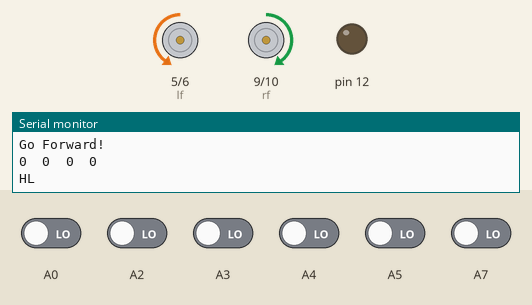
Recording of a sketch running on a simulated Arduino Mega 2560, built with avr-gcc and run on an emulated ATmega2560. Parts: motor-driver pin pairs drawn as motors (green arrow = first pin HIGH = forward, orange = second pin HIGH = backward, longer = more drive), output pins drawn as LEDs (lit = HIGH), the last lines printed to the serial monitor. The test bench sets the inputs (shaded band); at power-on: A0, A2–5, A7 LOW.

Above: at 3.8 s.
3.9 s: A3 driven HIGH
5.6 s: A7 driven HIGH
At 5.86 s:
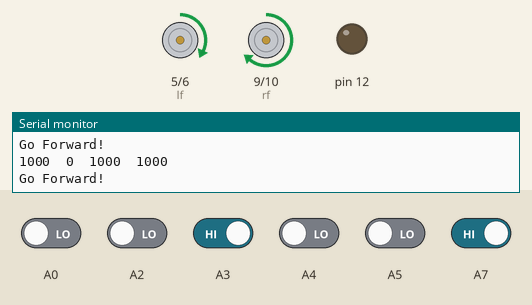
8.6 s: A4 driven HIGH
At 9.6 s:
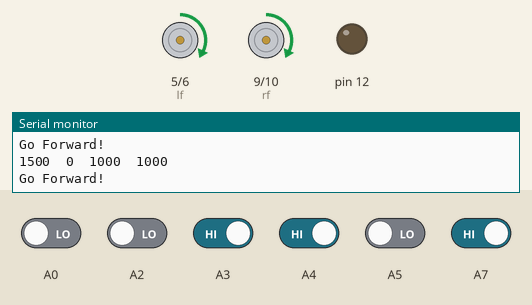
11.6 s: A5 driven HIGH
At 11.76 s:
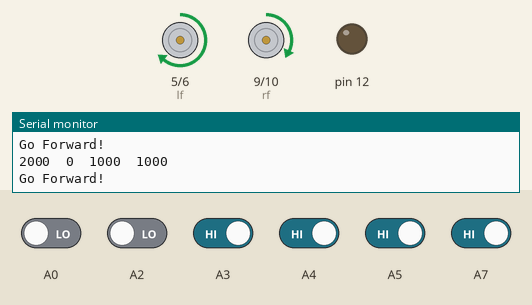
14.6 s: A3 driven LOW
At 17.3 s:
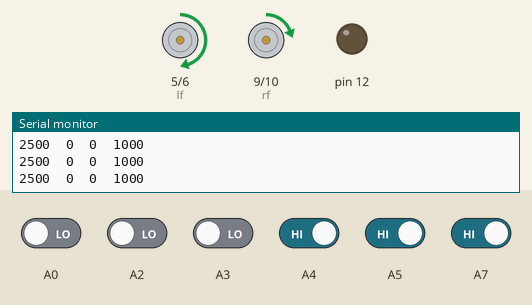
17.6 s: A2 driven HIGH
At 17.9 s:
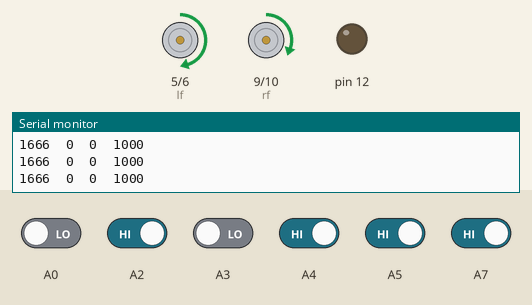
Timing chart, 0 to 20.6 s (numbered marks = the images above; inputs shaded):
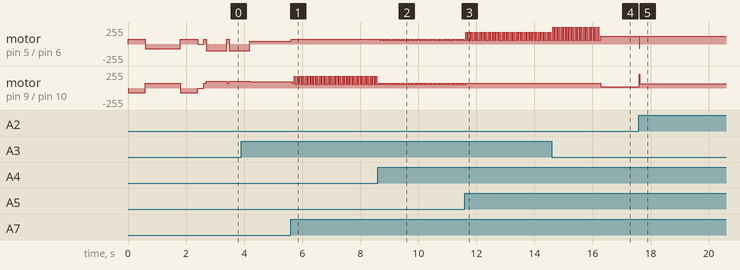

Measured:
- after the input at 5.6 s, motor on pin 5 (lf) / pin 6 (lb): forward 45/255 → forward 70/255 at once; motor on pin 9 (rf) / pin 10 (rb): forward 95/255 → forward 70/255 after 0.06 s, then repeats every 0.10 s: forward 180/255 0.04 s, forward 60/255 0.06 s
- after the input at 8.6 s, motor on pin 5 (lf) / pin 6 (lb): alternates forward 70/255 for 0.04 s and forward 60/255 for 0.06 s, starting after 0.07 s
- after the input at 11.6 s, motor on pin 9 (rf) / pin 10 (rb): goes on until 11.6 s, then stays forward 70/255
- after the input at 14.6 s, motor on pin 9 (rf) / pin 10 (rb): forward 70/255 → forward 20/255 after 1.7 s
- after the input at 17.6 s, motor on pin 5 (lf) / pin 6 (lb): forward 120/255 → backward 63/255 at once, → forward 120/255 0.02 s later; motor on pin 9 (rf) / pin 10 (rb): forward 20/255 → forward 62/255 at once

The sketch:

qtr_pid_maze_5.ino
```cpp
#include <QTRSensors.h>
#define NUM_SENSORS2  2
#define Kp .05 // experiment to determine this, start by something small that just makes your bot follow the line at a slow speed
#define Kd .17 // experiment to determine this, slowly increase the speeds and adjust this value. ( Note: Kp < Kd)
#define rightMaxSpeed 250 // max speed of the robot
#define leftMaxSpeed 250 // max speed of the robot
#define rightBaseSpeed 70 // this is the speed at which the motors should spin when the robot is perfectly on the line
#define leftBaseSpeed 70  // this is the speed at which the motors should spin when the robot is perfectly on the line
#define NUM_SENSORS  4     // number of sensors used
#define TIMEOUT       2500  // waits for 2500 us for sensor outputs to go low
#define EMITTER_PIN   A8     // emitter is controlled by digital pin 2
int lf = 5;
int lb = 6;
int rf = 9;
int rb = 10;
int  SPEED=70,MSPEED=130,tspeed=100,ttime=350;
int sec=0;
int cr=300;
unsigned int sensors[4];
QTRSensorsRC qtrrc((unsigned char[]) { A2, A3, A4, A5} ,NUM_SENSORS, TIMEOUT, EMITTER_PIN); // sensor connected through analog pins A0 - A5 i.e. digital pins 14-19
QTRSensorsRC qtrrc2((unsigned char[]) {  A0, A7},NUM_SENSORS2, TIMEOUT, EMITTER_PIN);
unsigned int sensorValues[NUM_SENSORS];
unsigned int sensorValues2[NUM_SENSORS2];
  int position;
  int position2;
int vleft,vstraight,vright;
int path_length=0,i;
int path[100],revpath[100];
void setup()
{
  int i;
  pinMode(12, OUTPUT);
for (int i = 0; i < 40; i++) // calibrate for sometime by sliding the sensors across the line, or you may use auto-calibration instead
{
  // comment this part out for automatic calibration
  if ( i  < 10 || i >= 30 ) // turn to the left and right to expose the sensors to the brightest and darkest readings that may be encountered
     mway('R');
   else
     mway('L');
    qtrrc.calibrate();
    qtrrc2.calibrate();
   delay(10);
mway2(0,0);
}
delay(200); // wait for 2s to position the bot before entering the main loop
    Serial.begin(9600);
  }

int lastError = 0;

void loop()
{
 MazeSolve();
}
```

follow.ino
```cpp
void followline()
{
   lastError = 0;
  while(1)
  {
    sensorread();
        int error = position - 1500;

  int motorSpeed = Kp * error + Kd * (error - lastError);
  lastError = error;

  int rightMotorSpeed = rightBaseSpeed + motorSpeed;
  int leftMotorSpeed = leftBaseSpeed - motorSpeed;


  if (rightMotorSpeed > rightMaxSpeed ) rightMotorSpeed = rightMaxSpeed; // prevent the motor from going beyond max speed
  if (leftMotorSpeed > leftMaxSpeed ) leftMotorSpeed = leftMaxSpeed; // prevent the motor from going beyond max speed
  if (rightMotorSpeed < -rightMaxSpeed) rightMotorSpeed = -rightMaxSpeed; // keep the motor speed positive
  if (leftMotorSpeed < -leftMaxSpeed) leftMotorSpeed = -leftMaxSpeed; // keep the motor speed positive

if((position!=0)&&(position!=3000)&&((sensorValues2[0]<cr)||(sensorValues2[1]<cr)))
   {
     mway2(leftMotorSpeed,rightMotorSpeed);
   }
formaze:
if((sensorValues2[0]>cr)||(sensorValues2[1]>cr))
{
  mway('s');
  return;
}
if((sensors[0]<cr)&&(sensors[1]<cr)&&(sensors[2]<cr)&&(sensors[3]<cr))
{
  mway('s');
  return;
}
if((sensors[0]>cr)&&(sensors[1]>cr)&&(sensors[2]>cr)&&(sensors[3]>cr))
{
  mway('s');
  return;
}
//AcuteAngle:
// if ((sec!=1)&&((position==0)||(position==3000)))//&&(position2<1500))
//  {
//    SPEED= MSPEED;
//   mway('L');
//  }
//
//  else if ((position2==1000)&&((position==0)||(position==3000))&&(sec==1))
//  {
//    SPEED= MSPEED;
//   mway('R');
//  }

//Feedback:
//  if ((sensorValues2[0]>cr)&&(sensorValues2[1]>cr))
//{
//sec=3;
//SPEED=50;
// mway('f');
//}
//else if ((sensorValues2[0]>cr)&&(sensorValues2[1]<cr))
//{
//sec=2;
//}
//else if ((sensorValues2[0]<cr)&&(sensorValues2[1]>cr))
//{
//sec=1;
//}
//
//
  }
//    mway('f');
//  delay(250);
  mway('s');
}
```

maze.ino
```cpp
int tdelay=50;
void simplify_path()
{
  // only simplify the path if the second-to-last turn was a 'B'
  if(path_length < 3 || path[path_length-2] != 'B')
    return;

  int total_angle = 0;
  int i;
  for(i=1;i<=3;i++)
  {
    switch(path[path_length-i])
    {
      case 'R':
        total_angle += 90;
  break;
      case 'L':
  total_angle += 270;
  break;
      case 'B':
  total_angle += 180;
  break;
    }
  }

  // Get the angle as a number between 0 and 360 degrees.
  total_angle = total_angle % 360;

  // Replace all of those turns with a single one.
  switch(total_angle)
  {
    case 0:
  path[path_length - 3] = 'S';
  break;
    case 90:
  path[path_length - 3] = 'R';
  break;
    case 180:
  path[path_length - 3] = 'B';
  break;
    case 270:
  path[path_length - 3] = 'L';
  break;
  }

  // The path is now two steps shorter.
  path_length -= 2;

} // end simplify_path
void cturn(char dir)
{
  switch(dir)
  {
    // Turn left 90deg
    case 'L':
    SPEED=tspeed;
    mway('L');
    delay(ttime) ;
    mway('s');
    break;
    case 'R':
    SPEED=tspeed;
    mway('R');
    delay(ttime) ;
    mway('s');
    break;
    case 'B':
    SPEED=tspeed;
    mway('L');
    delay(2*ttime) ;
    mway('s');
    break;
    case 'S':
    break;
  }
}

void turn()
{
  if(vleft==1)    //left
  {
    SPEED=tspeed;
    mway('L');
  delay(ttime) ;
  mway('s');
    path[path_length] = 'L';
    path_length ++;
    simplify_path();
  }
  else if(vstraight==1)   //straight
  {
    mway('f');
    mway('s');
    path[path_length] = 'S';
    path_length ++;
    simplify_path();
  }
  else if(vright==1)    //right
  {
    SPEED=tspeed;
    mway('R');
  delay(ttime) ;
  mway('s');
    path[path_length] = 'R';
    path_length ++;
    simplify_path();
  }
  else            //U turn
  {
    SPEED=tspeed;
    mway('L');
  delay(2*ttime) ;
  mway('s');
    path[path_length] = 'B';
    path_length ++;
    simplify_path();
  }
}
void MazeSolve()
{
  while(1)
  {
   followline();
    vleft=0;
    vstraight=0;
    vright=0;
    SPEED=70;  //to go in line
    mway('f');
   delay(20);
   mway('s');
    sensorread();
    if(sensorValues2[0]>cr)
    vleft=1;
    if(sensorValues2[1]>cr)
    vright=1;
    SPEED=70;    //pass intersection
    mway('f');
   delay(tdelay);
   mway('s');
   sensorread();
   if((sensors[0]>cr)||(sensors[1]>cr)||(sensors[2]>cr)||(sensors[3]>cr))
   vstraight=1;
   if((sensors[0]>cr)&&(sensors[1]>cr)&&(sensors[2]>cr)&&(sensors[3]>cr))
  {
  goto returnpath;
  }
   turn();
  } // end running solved
  returnpath:
    for(i=0;i<path_length;i++)
    if(path[i]=='L')
    revpath[path_length-i-1]='R';
    else if(path[i]=='R')
    revpath[path_length-i-1]='L';
    else
    revpath[path_length-i-1]=path[i];

    pathprint:
    for( i=0;i<path_length;i++)
    Serial.print(path[1]);
    Serial.println();
    for( i=0;i<path_length;i++)
    Serial.print(revpath[1]);
    Serial.println();

    return_preparation:
    SPEED=tspeed;
    mway('L');
    delay(2*ttime) ;
    mway('s');

    while(1)
    {
      sensorread();
      if((sensors[0]>cr)||(sensors[1]>cr)||(sensors[2]>cr)||(sensors[3]>cr))
      break;
    }

for(i=0;i<path_length;i++)
    {
      // SECOND MAIN LOOP BODY
    followline();
    SPEED=70;    //to in line
    mway('f');
   delay(tdelay);
   mway('s');
   cturn(revpath[i]);

   followline();
    }
   followline();
  END:
   while(1)
  {
    mway('s');

    for( i=0;i<path_length;i++)
    Serial.print(path[1]);
    Serial.println();
    for( i=0;i<path_length;i++)
    Serial.print(revpath[1]);
    Serial.println();
  digitalWrite(12, HIGH);   // turn the LED on (HIGH is the voltage level)
  delay(500);              // wait for a second
  digitalWrite(12, LOW);    // turn the LED off by making the voltage LOW
  delay(500);
  }
  mway('s');
} // end MazeSolve
```

sensorread.ino
```cpp
void sensorread()
{

   position = qtrrc.readLine(sensors);
   position2 = qtrrc2.readLine(sensorValues2);

  Serial.print(position);
  Serial.print('\t');
    Serial.print(sensorValues2[0]);
    Serial.print('\t');
    Serial.print(sensorValues2[1]);
    Serial.print('\t');
  Serial.println(position2);
}
```

triangle_motor_analog.ino
```cpp
int state=0;
int flag=0;
int stateStop=0;


void mway(int state)
{
int lspeed=  SPEED;
int rspeed=  SPEED;
if (state == 'f') {
        analogWrite(lf, lspeed);
        analogWrite(lb, 0);
        analogWrite(rf, rspeed);
        analogWrite(rb, 0);
          Serial.println("Go Forward!");
    }
    else if (state == 'l') {
        analogWrite(lf, 0);
        analogWrite(lb, 0);
        analogWrite(rf, rspeed);
        analogWrite(rb, 0);
          Serial.println("SL");
    }
    else if (state == 'L') {
        analogWrite(lf, 0);
        analogWrite(lb, lspeed);
        analogWrite(rf, rspeed);
        analogWrite(rb, 0);
          Serial.println("HL");
    }
        else if (state == 'm') {
        analogWrite(lf, 0);
        analogWrite(lb, lspeed);
        analogWrite(rf, 0);
        analogWrite(rb, 0);
          Serial.println("BL");
     }
    else if (state == 'b') {
        analogWrite(lf, 0);
        analogWrite(lb, lspeed);
        analogWrite(rf, 0);
        analogWrite(rb, rspeed);
          Serial.println("BACK");
    }
    else if (state == 'r') {
        analogWrite(lf, lspeed);
        analogWrite(lb, 0);
        analogWrite(rf, 0);
        analogWrite(rb, 0);
          Serial.println("SR");
    }
    else if (state == 'R') {
        analogWrite(lf, lspeed);
        analogWrite(lb, 0);
        analogWrite(rf, 0);
        analogWrite(rb, rspeed);
          Serial.println("HR");
    }
    else if (state == 'q') {
        analogWrite(lf, 0);
        analogWrite(lb, 0);
        analogWrite(rf, 0);
        analogWrite(rb, rspeed);
          Serial.println("BR");
    }

    else if (state == 's') {
        analogWrite(lf, 0);
        analogWrite(lb, 0);
        analogWrite(rf, 0);
        analogWrite(rb, 0);
        //analogWrite(led, 0);
        if(flag == 0){
          Serial.println("STOP!");
          flag=1;
        }
        stateStop=0;
    }
}
```

triangle_motor_analog2.ino
```cpp
void mway2(int lspeed,int rspeed )
{
  if (rspeed==0)
  {
        analogWrite(lf, 0);
        analogWrite(lb, 0);
  }
  else if(rspeed>0)
  {
        analogWrite(lf, rspeed);
        analogWrite(lb, 0);
  }
  else if(rspeed<0)
  {
        rspeed=-rspeed;
        analogWrite(lf, 0);
        analogWrite(lb, rspeed);
  }
if (lspeed==0)
  {
        analogWrite(rf, 0);
        analogWrite(rb, 0);
  }
  else if(lspeed>0)
  {
        analogWrite(rf, lspeed);
        analogWrite(rb, 0);
  }
  else if(lspeed<0)
  {
        lspeed=-lspeed;
        analogWrite(rf, 0);
        analogWrite(rb, lspeed);
  }

}
```
